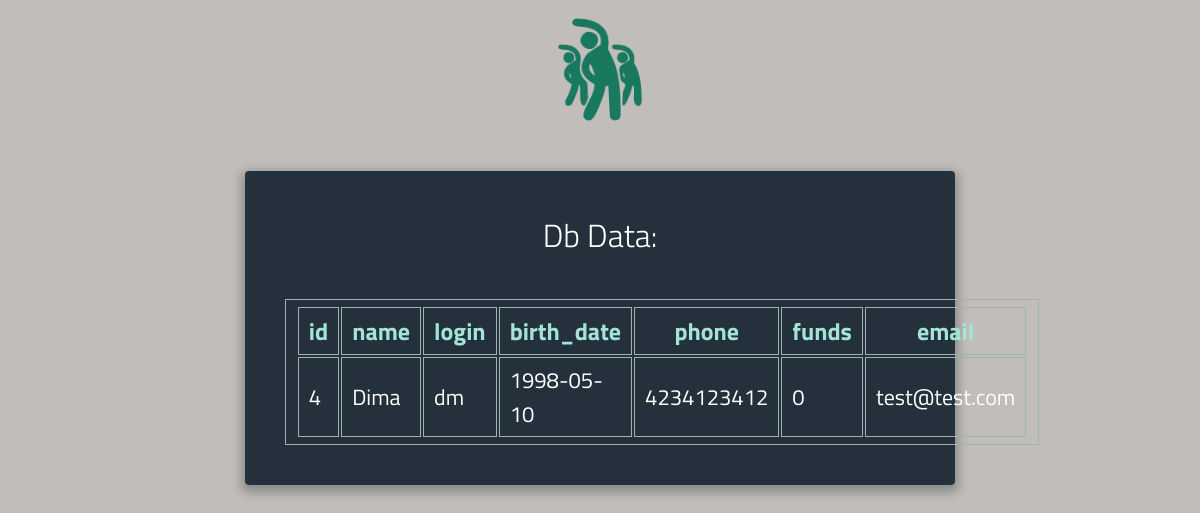
Screenshot of /user (signed in) with the database file from the repository.
### db_model.py (models this page shows)
class User(Base):
    __tablename__ = 'user'
    id = Column(Integer, primary_key=True, unique=True, autoincrement=True)
    name = Column(String(50), nullable=False)
    login = Column(String(50), unique=True, nullable=False)
    password = Column(String(50), nullable=False)
    birth_date = Column(String(50), default='2000-01-01', nullable=False)
    phone = Column(String(50), nullable=False)
    funds = Column(Integer, default=0, nullable=False)
    email = Column(String(100), nullable=False)

### app.py (the view)
@app.route('/user', methods=['GET', 'POST'])
@auth
def user():
    if request.method == 'GET':
        db = Db()
        columns = [c for c in db_model.User.__table__.c if c.name != 'password']
        data = db.session.query(*columns).filter_by(id=session.get('user_id')).first()
        return render_template('db_data_single.html', result=convert_db_query_data(data))
    if request.method == 'POST':
        return 'user edit endpoint'

### app.py (called while the page is built)
def auth(func):
    @wraps(func)
    def wrapper(*args, **kwargs):
        if session.get('user_id') is None:
            return redirect('/login')
        return func(*args, **kwargs)
    return wrapper

def convert_db_query_data(query_data):
    if query_data is None:
        return {}
    elif type(query_data) is list:
        return [el._asdict() for el in query_data]
    return query_data._asdict()

### db_orm.py (called while the page is built)
    def _init_db(self):
        Base.query = self.session.query_property()
        Base.metadata.create_all(bind=self.engine)

### templates/db_data_single.html (shortened to what this page needs)
{% extends "base.html" %}
{% block content %}
<div id="data">
          <h1>Db Data:</h1>
          {% if result %}
          <table>
              <tr>
              {% for key in result.keys() %}
              <th> {{ key }} </th>
              {% endfor %}
              </tr>
              <tr>
              {% for value in result.values() %}
              <td> {{ value }} </td>
              {% endfor %}
              </tr>
         </table>
        {% endif %}
        </div>
{% endblock %}

### rows the page displays
User: name "Dima", login "dm", birth_date "1998-05-10", phone "4234123412", email "test@test.com"

### other values shown
{{ key }} "id" "name" "login" "birth_date" "phone" "funds" "email"
{{ value }} "4" "0"
